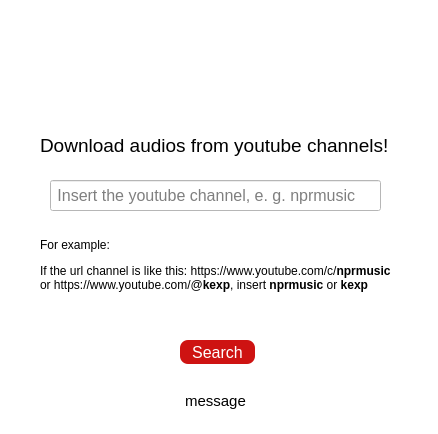
<?xml version="1.0" encoding="UTF-8"?>
<ui version="4.0">
 <class>formRequest</class>
 <widget class="QDialog" name="formRequest">
  <property name="geometry">
   <rect>
    <x>0</x>
    <y>0</y>
    <width>438</width>
    <height>434</height>
   </rect>
  </property>
  <property name="windowTitle">
   <string>YoutubeAudioDownloader</string>
  </property>
  <property name="styleSheet">
   <string notr="true">background-color: rgb(255, 255, 255);</string>
  </property>
  <widget class="QLabel" name="label">
   <property name="geometry">
    <rect>
     <x>170</x>
     <y>40</y>
     <width>91</width>
     <height>81</height>
    </rect>
   </property>
   <property name="text">
    <string/>
   </property>
   <property name="pixmap">
    <pixmap>resources/logo.png</pixmap>
   </property>
   <property name="scaledContents">
    <bool>true</bool>
   </property>
   <property name="alignment">
    <set>Qt::AlignLeading|Qt::AlignLeft|Qt::AlignVCenter</set>
   </property>
   <property name="margin">
    <number>0</number>
   </property>
  </widget>
  <widget class="QLabel" name="label_2">
   <property name="geometry">
    <rect>
     <x>40</x>
     <y>130</y>
     <width>361</width>
     <height>31</height>
    </rect>
   </property>
   <property name="font">
    <font>
     <pointsize>14</pointsize>
    </font>
   </property>
   <property name="text">
    <string>Download audios from youtube channels!</string>
   </property>
  </widget>
  <widget class="QLineEdit" name="txtChannel">
   <property name="geometry">
    <rect>
     <x>50</x>
     <y>180</y>
     <width>331</width>
     <height>31</height>
    </rect>
   </property>
   <property name="font">
    <font>
     <pointsize>12</pointsize>
    </font>
   </property>
   <property name="cursor">
    <cursorShape>IBeamCursor</cursorShape>
   </property>
   <property name="placeholderText">
    <string> Insert the youtube channel, e. g. nprmusic</string>
   </property>
  </widget>
  <widget class="QPushButton" name="btnSearch">
   <property name="geometry">
    <rect>
     <x>180</x>
     <y>340</y>
     <width>75</width>
     <height>24</height>
    </rect>
   </property>
   <property name="font">
    <font>
     <pointsize>12</pointsize>
    </font>
   </property>
   <property name="cursor">
    <cursorShape>PointingHandCursor</cursorShape>
   </property>
   <property name="styleSheet">
    <string notr="true">background-color: rgb(206, 19, 18);
color: rgb(255, 255, 255);
border-radius: 8px;</string>
   </property>
   <property name="text">
    <string>Search</string>
   </property>
  </widget>
  <widget class="QLabel" name="lblMessage">
   <property name="geometry">
    <rect>
     <x>110</x>
     <y>390</y>
     <width>211</width>
     <height>21</height>
    </rect>
   </property>
   <property name="font">
    <font>
     <pointsize>11</pointsize>
    </font>
   </property>
   <property name="text">
    <string>message</string>
   </property>
   <property name="alignment">
    <set>Qt::AlignCenter</set>
   </property>
  </widget>
  <widget class="QLabel" name="label_3">
   <property name="geometry">
    <rect>
     <x>40</x>
     <y>220</y>
     <width>371</width>
     <height>91</height>
    </rect>
   </property>
   <property name="text">
    <string>&lt;html&gt;&lt;head/&gt;&lt;body&gt;&lt;p&gt;For example:&lt;/p&gt;&lt;p&gt;If the url channel is like this: https://www.youtube.com/c/&lt;span style=&quot; font-weight:700;&quot;&gt;nprmusic&lt;/span&gt;&lt;br/&gt;or https://www.youtube.com/@&lt;span style=&quot; font-weight:700;&quot;&gt;kexp&lt;/span&gt;, insert &lt;span style=&quot; font-weight:700;&quot;&gt;nprmusic &lt;/span&gt;or &lt;span style=&quot; font-weight:700;&quot;&gt;kexp &lt;/span&gt;&lt;/p&gt;&lt;/body&gt;&lt;/html&gt;</string>
   </property>
  </widget>
 </widget>
 <resources/>
 <connections/>
</ui>
